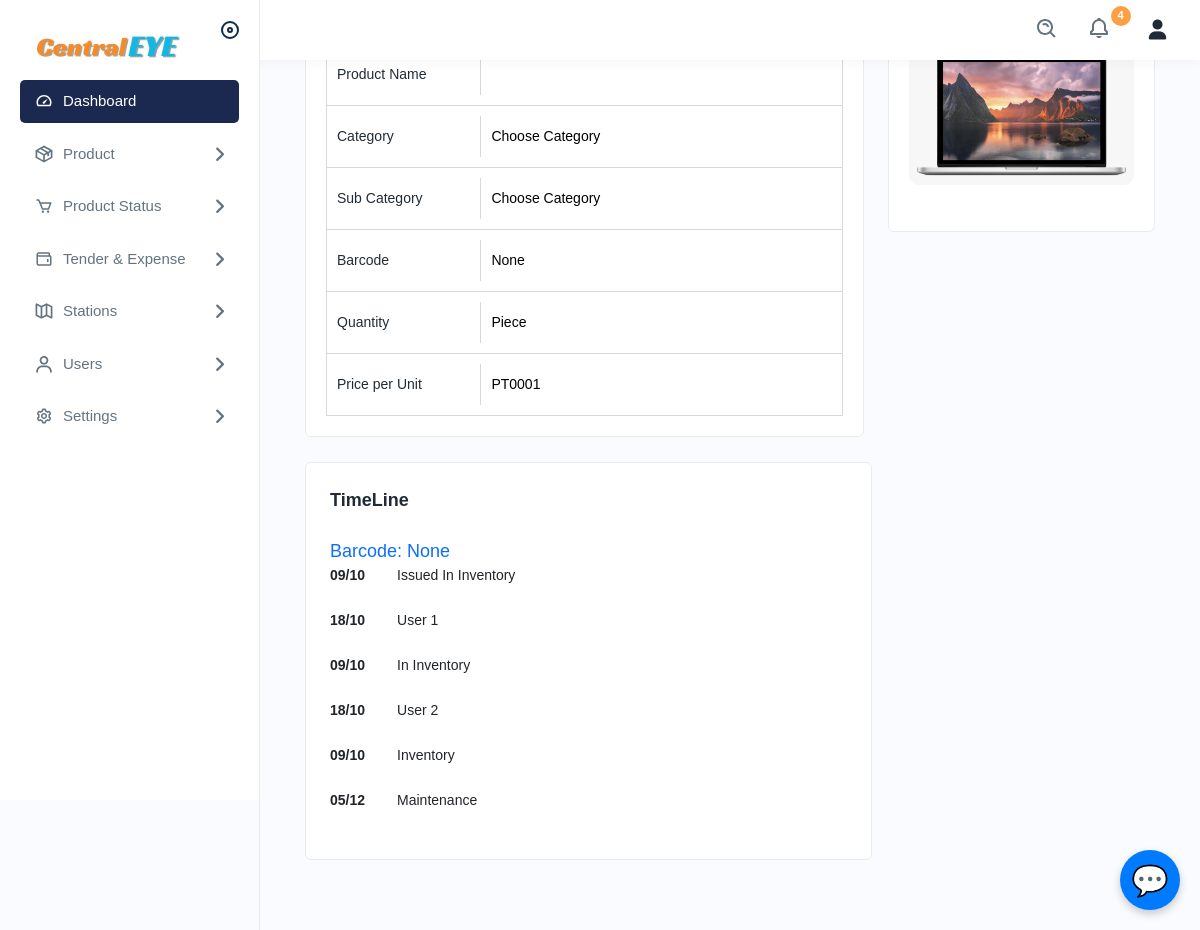
Page /productdetails/14 on the earlier database version.
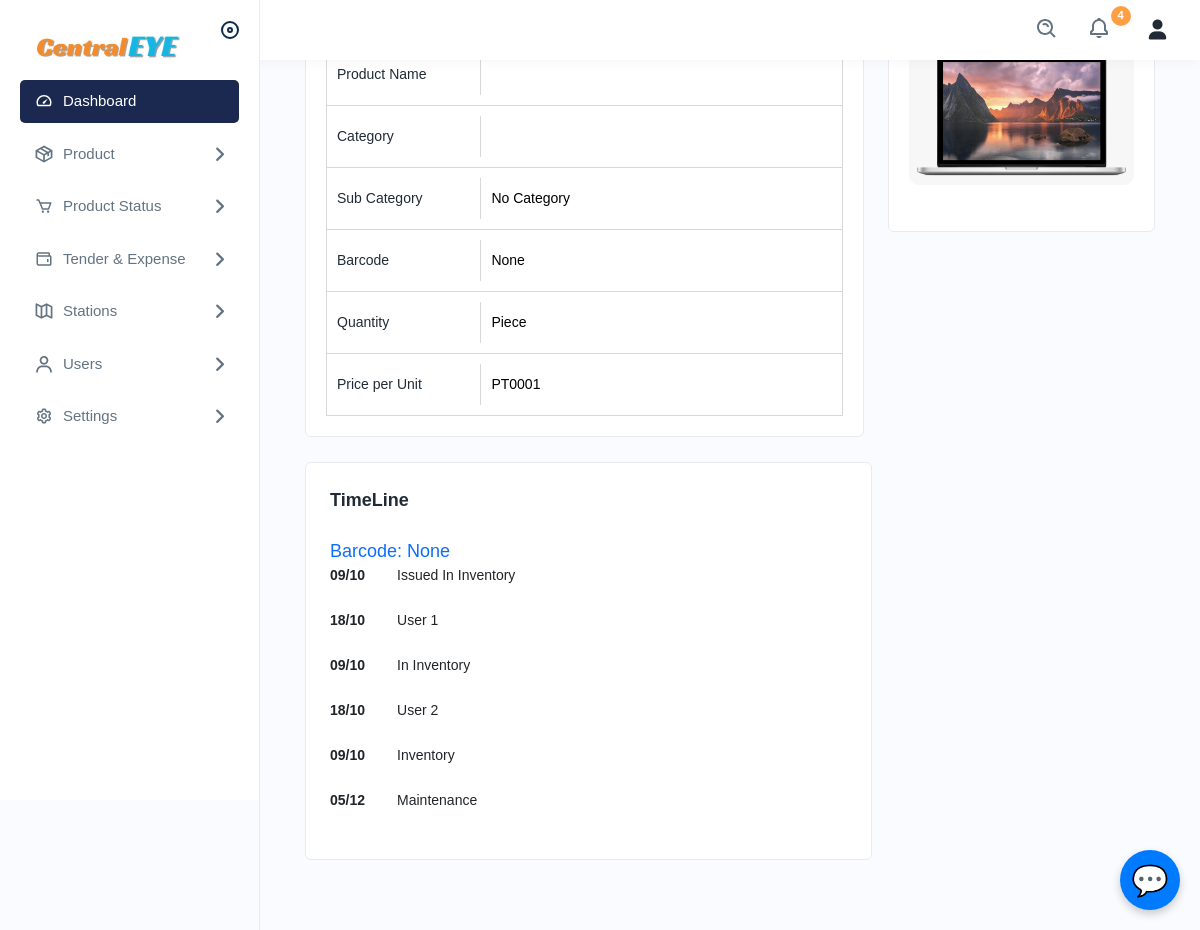
Same page on the later database version.
### app/models.py (models this page shows, shortened)
class Asset(models.Model):
    asset_id = models.IntegerField(primary_key=True, unique=True)
    asset_name = models.CharField(max_length=255)
    asset_category = models.ForeignKey(
        AssetSubCategory, null=True, blank=True, on_delete=models.SET_NULL)
    barcode = models.CharField(
        max_length=255, unique=True, null=True, blank=True)
    purchase_date = models.DateField(default=timezone.now)
    asset_value = models.CharField(max_length=255)
    condition = models.CharField(
        max_length=20, choices=CONDITION_CHOICES, default='good')
    location = models.CharField(max_length=255)
    assign_to = models.ForeignKey(
        UserDetails, null=True, blank=True, on_delete=models.SET_NULL)
    asset_status = models.CharField(
        max_length=20, choices=ASSET_STATUS_CHOICES, default='available')
    asset_maintenance_date = models.DateField(null=True, blank=True)
    asset_add_date = models.DateField(auto_now=True, null=True, blank=True)

class AssetSubCategory(models.Model):
    sub_category_id = models.IntegerField(primary_key=True)
    category = models.ForeignKey(
        AssetCategory, null=True, blank=True, on_delete=models.SET_NULL)
    sub_category_name = models.CharField(max_length=255)
    sub_category_image = models.ImageField(null=True, blank=True)
    def __str__(self):
        return self.sub_category_name

class AssetCategory(models.Model):
    category_id = models.IntegerField(primary_key=True)
    category_name = models.CharField(max_length=255)
    def __str__(self):
        return self.category_name

### app/views.py (the view)
# urls.py: path('productdetails/<int:id>', views.productdetails, name='productdetails'),
def productdetails(request, id):
    asset = get_object_or_404(Asset, asset_id=id)
    context = {'asset': asset}
    return render(request, 'productdetails.html', context)

### templates/productdetails.html (shortened to what this page needs)
{% extends 'navbar.html' %}
{% load static %}
{% block body %}
<div class="main-wrapper">
    <div class="page-wrapper">
        <div class="content">
            <div class="row">
                <div class="col-lg-8 col-sm-12">
                    <div class="card">
                        <div class="card-body">
                            <div class="productdetails">
                                <ul class="product-bar">
                                    <li><h4>Product Name</h4><h6>{{asset.asset_name}}</h6></li>
                                    <li><h4>Category</h4><h6> {{ asset.asset_category.category }}</h6></li>
                                    <li><h4>Sub Category</h4><h6>{% if asset.asset_category and asset.asset_category.category %}
                                        {{ asset.asset_category }}
                                        {% else %}
                                        No Category
                                        {% endif %}</h6></li>
                                    <li><h4>Barcode</h4><h6>{{asset.barcode}}</h6></li>
                                    <li><h4>Quantity</h4><h6>Piece</h6></li>
                                    <li><h4>Price per Unit</h4><h6>PT0001</h6></li>
                                </ul>
                            </div>
                        </div>
                    </div>
                </div>
                <div class="col-lg-4 col-sm-12">
                    <div class="card">
                        <div class="card-body text-center">
                            <div class="slider-product-details">
                                <div class="slider-product">
                                    <img src="{% static 'assets/img/product/product69.jpg' %}" alt="Product Image">
                                </div>
                            </div>
                        </div>
                    </div>
                </div>
            </div>
               <div class="col-lg-8">
    <div class="card w-100">
        <div class="card-body p-4">
            <h5 class="card-title fw-semibold mb-4">{{asset.asset_name}}     TimeLine</h5>
            <h6>
                <a href="javascript:void(0)" class="text-primary d-block fw-normal">Barcode: {{asset.barcode}}</a>
            </h6>
            <ul class="timeline-widget list-unstyled">
                <li class="timeline-item d-flex mb-4">
                    <div class="timeline-time text-dark fw-bold me-3">09/10</div>
                    <div class="timeline-desc text-dark ms-3">Issued In Inventory</div>
                </li>
                <li class="timeline-item d-flex mb-4">
                    <div class="timeline-time text-dark fw-bold me-3">18/10</div>
                    <div class="timeline-desc text-dark ms-3">User 1</div>
                </li>
                <li class="timeline-item d-flex mb-4">
                    <div class="timeline-time text-dark fw-bold me-3">09/10</div>
                    <div class="timeline-desc text-dark ms-3">In Inventory</div>
                </li>
                <li class="timeline-item d-flex mb-4">
                    <div class="timeline-time text-dark fw-bold me-3">18/10</div>
                    <div class="timeline-desc text-dark ms-3">User 2</div>
                </li>
                <li class="timeline-item d-flex mb-4">
                    <div class="timeline-time text-dark fw-bold me-3">09/10</div>
                    <div class="timeline-desc text-dark ms-3">Inventory</div>
                </li>
                <li class="timeline-item d-flex mb-4">
                    <div class="timeline-time text-dark fw-bold me-3">05/12</div>
                    <div class="timeline-desc text-dark ms-3">Maintenance</div>
                </li>
            </ul>
        </div>
    </div>
</div>
            </div>
        </div>
    </div>
{% endblock %}

Differences in the rows shown:
changed Asset "None": asset_category.category "Choose Category" → (not shown); asset_category "Choose Category" → (not shown)
Other differences:
text now shown: "No Category"
